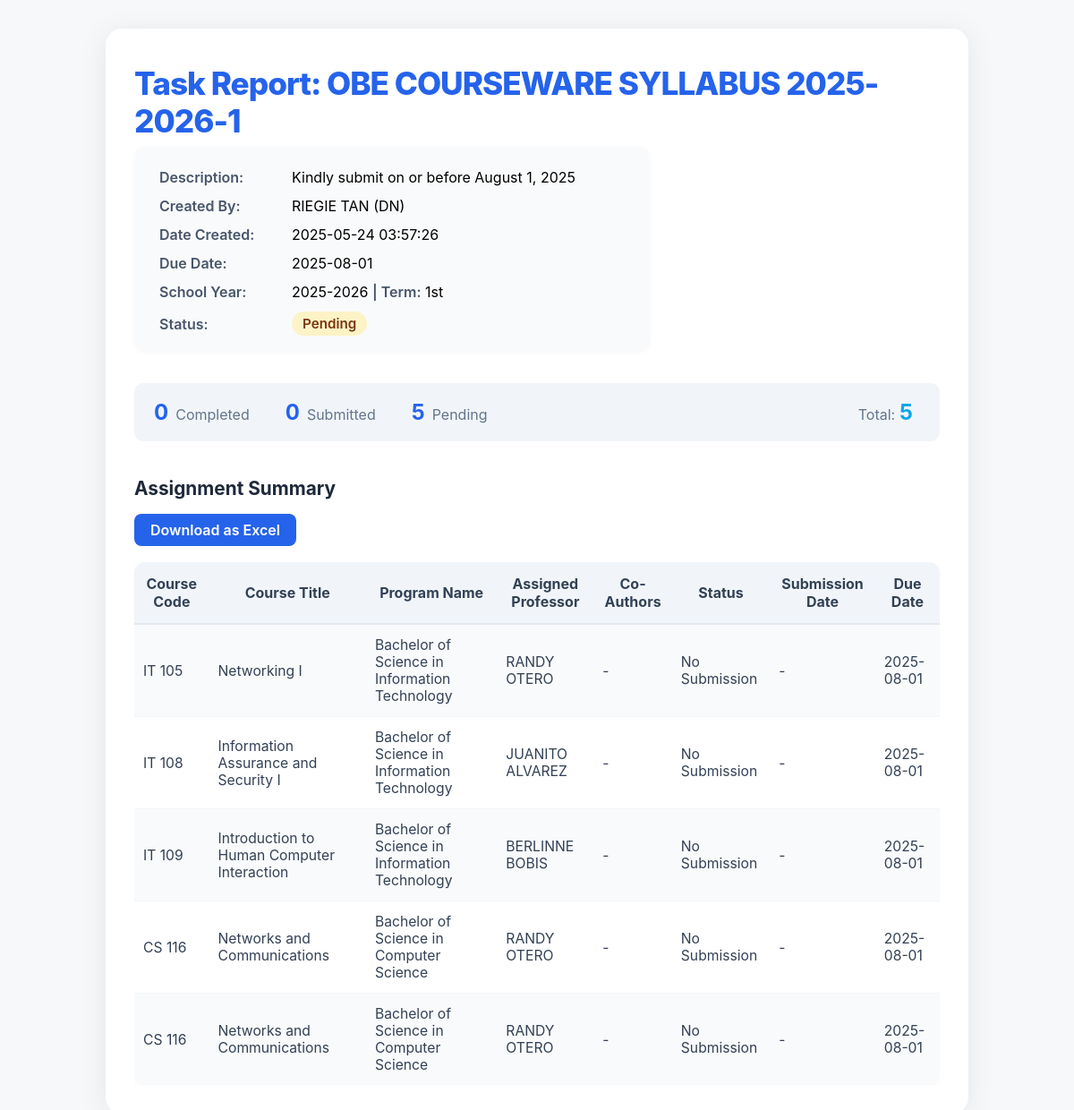
/main/task/generate_task_report.php?task_id=25 (signed in), run on the app's committed database.
### tables this page shows
CREATE TABLE `tasks` (
  `TaskID` int(11) NOT NULL AUTO_INCREMENT,
  `Title` varchar(255) NOT NULL,
  `Description` text DEFAULT NULL,
  `CreatedBy` int(11) DEFAULT NULL,
  `FacultyID` int(11) DEFAULT NULL,
  `DueDate` date DEFAULT NULL,
  `Status` enum('Pending','In Progress','Completed') DEFAULT 'Pending',
  `SchoolYear` varchar(30) NOT NULL,
  `Term` varchar(30) NOT NULL,
  `CreatedAt` datetime DEFAULT current_timestamp(),
  PRIMARY KEY (`TaskID`),
  KEY `CreatedBy` (`CreatedBy`),
  KEY `FacultyID` (`FacultyID`),
  CONSTRAINT `tasks_ibfk_1` FOREIGN KEY (`CreatedBy`) REFERENCES `personnel` (`PersonnelID`),
  CONSTRAINT `tasks_ibfk_2` FOREIGN KEY (`FacultyID`) REFERENCES `faculties` (`FacultyID`)
);

CREATE TABLE `personnel` (
  `PersonnelID` int(11) NOT NULL AUTO_INCREMENT,
  `FirstName` varchar(50) NOT NULL,
  `LastName` varchar(50) NOT NULL,
  `Gender` enum('Male','Female','Other') DEFAULT NULL,
  `Role` varchar(10) DEFAULT NULL,
  `FacultyID` int(11) DEFAULT NULL,
  `AccountID` int(11) DEFAULT NULL,
  PRIMARY KEY (`PersonnelID`),
  KEY `FacultyID` (`FacultyID`),
  KEY `AccountID` (`AccountID`),
  CONSTRAINT `personnel_ibfk_1` FOREIGN KEY (`FacultyID`) REFERENCES `faculties` (`FacultyID`),
  CONSTRAINT `personnel_ibfk_2` FOREIGN KEY (`AccountID`) REFERENCES `accounts` (`AccountID`) ON DELETE SET NULL ON UPDATE CASCADE
);

### main/task/generate_task_report.php (the view, shortened to what this page needs)
<?php
$conn = new mysqli("localhost", "root", "", "cms");
$taskId = isset($_GET['task_id']) ? intval($_GET['task_id']) : 0;
$taskSql = "SELECT t.*, CONCAT(p.FirstName, ' ', p.LastName) as CreatorName, p.Role as CreatorRole
            FROM tasks t
            LEFT JOIN personnel p ON t.CreatedBy = p.PersonnelID
            WHERE t.TaskID = ?";
$stmt = $conn->prepare($taskSql);
$stmt->bind_param("i", $taskId);
$stmt->execute();
$taskResult = $stmt->get_result();
$task = $taskResult->fetch_assoc();
$assignments = [];
$assignSql = "SELECT ta.*, c.Title as CourseTitle, p.ProgramName,
                     CONCAT(per.FirstName, ' ', per.LastName) as AssignedTo,
                     per.Role as ProfessorRole,
                     ta.SubmissionDate,
                     ta.RevisionReason
              FROM task_assignments ta
              JOIN courses c ON ta.CourseCode = c.CourseCode
              JOIN programs p ON ta.ProgramID = p.ProgramID
              LEFT JOIN program_courses pc ON ta.CourseCode = pc.CourseCode AND ta.ProgramID = pc.ProgramID
              LEFT JOIN personnel per ON pc.PersonnelID = per.PersonnelID
              WHERE ta.TaskID = ?";
$assignStmt = $conn->prepare($assignSql);
$assignStmt->bind_param("i", $taskId);
$assignStmt->execute();
$assignResult = $assignStmt->get_result();
while ($row = $assignResult->fetch_assoc()) $assignments[] = $row;
$total = count($assignments);
$completed = 0;
$pending = 0;
$submitted = 0;
foreach ($assignments as $a) {
    if ($a['Status'] === 'Completed') $completed++;
    elseif ($a['Status'] === 'Submitted') $submitted++;
    else $pending++;
}
function statusBadge($status) {
    $map = [
        'Completed' => ['#22c55e', '#dcfce7', '#166534', 'Completed'],
        'Submitted' => ['#3b82f6', '#e0f2fe', '#1e40af', 'Submitted'],
        'Pending'   => ['#f59e0b', '#fef3c7', '#78350f', 'Pending'],
    ];
    $s = $map[$status] ?? ['#64748b', '#f1f5f9', '#334155', $status];
    return "<span style='background:{$s[1]};color:{$s[2]};padding:4px 12px;border-radius:999px;font-size:0.95em;font-weight:600;display:inline-block;'>{$s[3]}</span>";
}
function getAssignmentStatusLabel($status) {
    switch ($status) {
        case 'Pending':
            return 'No Submission';
    }
}
?>
<!DOCTYPE html>
<html>
<head>
</head>
<body>
    <div class="report-container">
        <div style="display:flex;align-items:center;justify-content:space-between;">
            <div class="report-title">Task Report: <?= htmlspecialchars($task['Title']) ?></div>
        </div>
        <div class="meta" style="background:#f9fafb;border-radius:12px;padding:24px 28px 18px 28px;box-shadow:0 1px 4px 0 rgba(0,0,0,0.03);margin-bottom:2.2rem;max-width:520px;">
            <div style="display:grid;grid-template-columns:130px 1fr;row-gap:12px;column-gap:18px;align-items:center;">
                <div class="meta-label">Description:</div>
                <div><?= htmlspecialchars($task['Description']) ?></div>
                <div class="meta-label">Created By:</div>
                <div><?= htmlspecialchars($task['CreatorName']) ?> (<?= htmlspecialchars($task['CreatorRole']) ?>)</div>
                <div class="meta-label">Date Created:</div>
                <div><?= htmlspecialchars($task['CreatedAt']) ?></div>
                <div class="meta-label">Due Date:</div>
                <div><?= htmlspecialchars($task['DueDate']) ?></div>
                <div class="meta-label">School Year:</div>
                <div><?= htmlspecialchars($task['SchoolYear']) ?> <span class="meta-label">| Term:</span> <?= htmlspecialchars($task['Term']) ?></div>
                <div class="meta-label">Status:</div>
                <div><?= statusBadge($task['Status']) ?></div>
            </div>
        </div>
        <div class="summary-box">
            <div><span class="summary-metric"><?= $completed ?></span><span class="summary-label">Completed</span></div>
            <div><span class="summary-metric"><?= $submitted ?></span><span class="summary-label">Submitted</span></div>
            <div><span class="summary-metric"><?= $pending ?></span><span class="summary-label">Pending</span></div>
            <div style="margin-left:auto;"><span class="summary-label">Total:</span> <span class="summary-metric" style="color:#0ea5e9;"><?= $total ?></span></div>
        </div>
        <div class="section-title">Assignment Summary</div>
        <a href="generate_task_report.php?task_id=<?= $taskId ?>&export=excel"
           style="display:inline-block;margin-bottom:18px;padding:8px 18px;background:#2563eb;color:#fff;border-radius:8px;font-weight:600;text-decoration:none;"
           download>
           Download as Excel
        </a>
        <div style="overflow-x:auto;">
        <table class="assignment-table">
            <tr>
                <th>Course Code</th>
                <th>Course Title</th>
                <th>Program Name</th>
                <th>Assigned Professor</th>
                <th>Co-Authors</th>
                <th>Status</th>
                <th>Submission Date</th>
                <th>Due Date</th>
            </tr>
            <?php foreach ($assignments as $a): ?>
            <tr>
                <td><?= htmlspecialchars($a['CourseCode']) ?></td>
                <td><?= htmlspecialchars($a['CourseTitle']) ?></td>
                <td><?= htmlspecialchars($a['ProgramName']) ?></td>
                <td><?= htmlspecialchars($a['AssignedTo']) ?: '<span style="color:red;">Unassigned</span>' ?></td>
                <td><?= !empty($a['CoAuthors']) ? htmlspecialchars(implode(', ', $a['CoAuthors'])) : '-' ?></td>
                <td><?= getAssignmentStatusLabel($a['Status']) ?></td>
                <td><?= $a['SubmissionDate'] ? htmlspecialchars($a['SubmissionDate']) : '-' ?></td>
                <td><?= htmlspecialchars($task['DueDate']) ?></td>
            </tr>
            <?php endforeach; ?>
        </table>
        </div>
    </div>
</body>
</html>

### main/task/generate_task_report.php (style rules this page uses)
body { font-family: 'Inter', 'Segoe UI', Arial, sans-serif; background: #f6f8fa; margin: 0; padding: 0; }
.report-container { background: #fff; max-width: 900px; margin: 32px auto; border-radius: 18px; box-shadow: 0 4px 32px 0 rgba(0,0,0,0.08); padding: 40px 32px 32px 32px; }
.report-title { font-size: 2.2rem; font-weight: 800; color: #2563eb; margin-bottom: 0.5rem; letter-spacing: -1px; }
.section-title { font-size: 1.3rem; font-weight: 700; color: #1e293b; margin-top: 2.5rem; margin-bottom: 1rem; }
.meta { margin-bottom: 1.5rem; }
.meta-label { font-weight: 600; color: #475569; }
.summary-box { background: #f1f5f9; border-radius: 10px; padding: 18px 22px; margin: 1.5rem 0 2.5rem 0; font-size: 1.08rem; color: #334155; display: flex; align-items: center; gap: 2.5rem; }
.summary-metric { font-size: 1.5rem; font-weight: 700; color: #2563eb; margin-right: 0.5rem; }
.summary-label { color: #64748b; font-size: 1rem; }
.assignment-table { width: 100%; border-collapse: separate; border-spacing: 0; background: #fff; border-radius: 12px; overflow: hidden; box-shadow: 0 2px 8px 0 rgba(0,0,0,0.03); }
.assignment-table th { background: #f1f5f9; color: #334155; font-weight: 700; padding: 14px 10px; font-size: 1rem; border-bottom: 2px solid #e2e8f0; }
.assignment-table td { padding: 13px 10px; font-size: 0.98rem; color: #334155; border-bottom: 1px solid #f1f5f9; }
.assignment-table tr:nth-child(even) td { background: #f9fafb; }
.assignment-table tr:last-child td { border-bottom: none; }

### data on the page
tasks: Title "OBE COURSEWARE SYLLABUS 2025-2026-1", Description "Kindly submit on or before August 1, 2025", CreatedBy.Role "DN", CreatedAt "2025-05-24 03:57:26", DueDate "2025-08-01", SchoolYear "2025-2026", Term "1st", Status "Pending"

### other printed values
$task['CreatorName'] "RIEGIE TAN"
$completed "0"
$submitted "0"
$pending "5"
$total "5"
$a['CourseCode'] "IT 105"
$a['CourseTitle'] "Networking I"
$a['ProgramName'] "Bachelor of Science in Information Technology"
getAssignmentStatusLabel($a['Status']) "No Submission"
$a['CourseCode'] "IT 108"
$a['CourseTitle'] "Information Assurance and Security I"
$a['CourseCode'] "IT 109"
$a['CourseTitle'] "Introduction to Human Computer Interaction"
$a['CourseCode'] "CS 116"
$a['CourseTitle'] "Networks and Communications"
